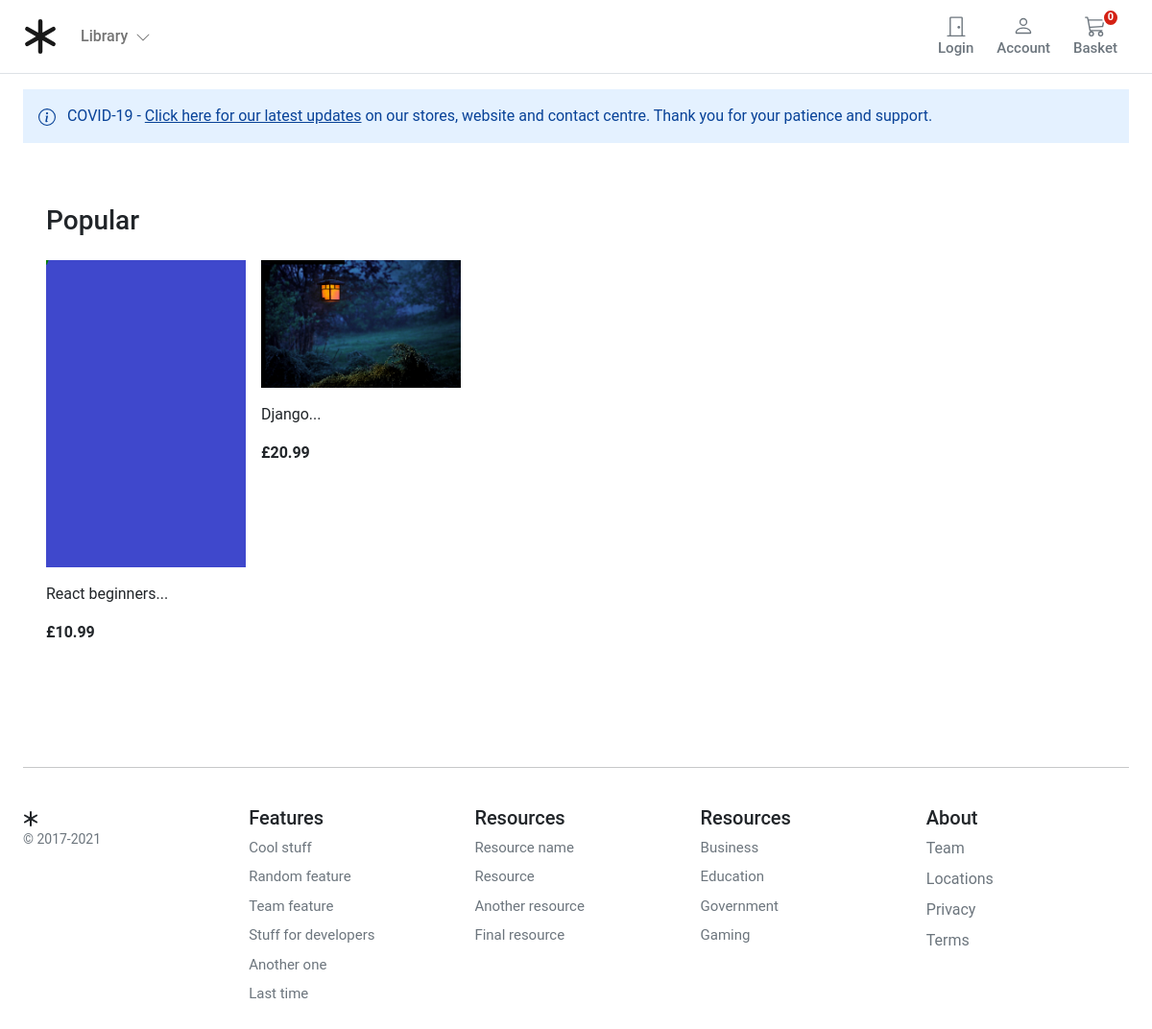
The app's page /, older data.
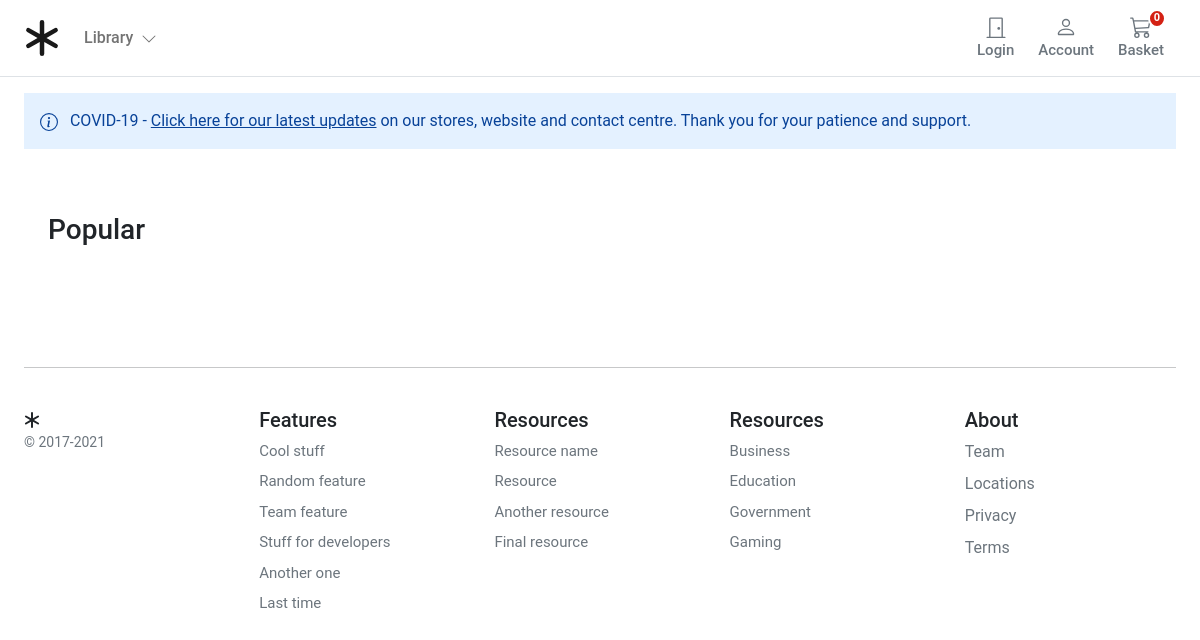
The same page, newer data.
### store/models.py (models this page shows, shortened)
class Product(models.Model):
    category = models.ForeignKey(Category, related_name='products', on_delete=models.CASCADE)
    created_by = models.ForeignKey(get_user_model(), on_delete=models.CASCADE, related_name='product_creator')
    title = models.CharField(max_length=255)
    author = models.CharField(max_length=255, default='admin')
    description = models.TextField(blank=True)
    image = models.ImageField(upload_to='images/', default='images/default.png')
    slug = models.SlugField(max_length=255)
    price = models.DecimalField(max_digits=4, decimal_places=2)
    in_stock = models.BooleanField(default=True)
    is_active = models.BooleanField(default=True)
    created = models.DateTimeField(auto_now_add=True)
    updated = models.DateTimeField(auto_now=True)
    objects = models.Manager()
    products = ProductManager()
    class Meta:
        verbose_name_plural = 'Products'
        ordering = ('-created',)
    def get_absolute_url(self):
        return reverse("store:product_detail", args=[self.slug])

### store/views.py (the view)
# urls.py: path('', views.product_all, name='product_all'),
def product_all(request):
    products = Product.products.all()
    return render(request, 'store/home.html', {'products': products})

### basket/basket.py (called while the page is built)
    def __len__(self):
        return sum(item['qty'] for item in self.basket.values())

### basket/context_processors.py (called while the page is built)
def basket(request):
    return {
        'basket': Basket(request)
    }

### store/context_processors.py (called while the page is built)
def categories(request):
    return {
        'categories': Category.objects.all()
    }

### store/models.py (called while the page is built)
    def get_absolute_url(self):
        return reverse("store:category_list", args=[self.slug])

    def get_queryset(self):
        return super().get_queryset().filter(is_active=True)

### templates/store/home.html (shortened to what this page needs)
{% extends "base.html" %}
{% load static %}
{% block content %}
<main class="pt-3">
    <div class="container">
        <div class="alert alert-primary fw600 rounded-0 border-0 py-3" role="alert">
            COVID-19 - <u>Click here for our latest updates</u> on our stores, website and contact centre. Thank you for
            your patience and support.
        </div>
        <div class="container">
            <div class="row">
                <div class="album py-5">
                    <div class="pb-3">
                        <h1 class="h3">Popular</h1>
                    </div>
                    <div class="row row-cols-1 row-cols-sm-2 row-cols-md-5 g-3">
                        {% for product in products %}
                        <div class="col">
                            <div class="card border-0">
                                <img class="img-fluid" alt="Responsive image" src="{{ product.image.url }}">
                                <div class="card-body px-0">
                                    <p class="card-text">
                                        <a class="text-dark text-decoration-none"
                                            href="{{ product.get_absolute_url }}">{{ product.title|slice:":50" }}...</a>
                                    </p>
                                    <div class="fw-bold">£{{product.price}}</div>
                                </div>
                            </div>
                        </div>
                        {% endfor %}
                    </div>
                </div>
            </div>
        </div>
</main>
{% endblock content %}

### templates/base.html (shortened to what this page needs)
{% load static %}
<!DOCTYPE html>
<html lang="en">
<head>
    <link href="https://cdn.jsdelivr.net/npm/bootstrap@5.0.0-beta1/dist/css/bootstrap.min.css" rel="stylesheet"
>
    <link rel="stylesheet" href="{% static 'core/css/base.css' %}">
    <link rel="stylesheet" href="{% static 'basket/css/basket.css' %}">
</head>
<body>
    <header>
        <nav class="navbar navbar-expand-md navbar-light bg-white border-bottom">
            <div class="container-fluid px-md-4">
                <div class="d-flex w-100 navbar-collapse">
                    <a class="navbar-brand d-flex-inline" href="/">
                    </a>
                    <ul class="navbar-nav me-auto mb-2 mb-md-0">
                        <li class="nav-item dropdown">
                            <a class="nav-link dropdown-toggle d-none d-md-block fw500" href="#" id="navbarDropdown"
                                role="button" data-bs-toggle="dropdown" aria-expanded="false">
                                Library
                                <i class="ps-1"><svg xmlns="http://www.w3.org/2000/svg" width="16" height="16"
                                        fill="currentColor" class="bi bi-chevron-down" viewBox="0 0 16 16">
                                        <path fill-rule="evenodd"
                                            d="M1.646 4.646a.5.5 0 0 1 .708 0L8 10.293l5.646-5.647a.5.5 0 0 1 .708.708l-6 6a.5.5 0 0 1-.708 0l-6-6a.5.5 0 0 1 0-.708z" />
                                    </svg></i>
                            </a>
                        </li>
                    </ul>
                    {% if user.is_authenticated %}
                    <a type="button" role="button" href="{% url 'account:logout' %}"
                        class="btn btn-outline-secondary border-0 basket-btn">
                        <div>
                            <svg xmlns="http://www.w3.org/2000/svg" width="22" height="22" fill="currentColor"
                                class="bi bi-door-closed" viewBox="0 0 16 16">
                                <path
                                    d="M3 2a1 1 0 0 1 1-1h8a1 1 0 0 1 1 1v13h1.5a.5.5 0 0 1 0 1h-13a.5.5 0 0 1 0-1H3V2zm1 13h8V2H4v13z" />
                                <path d="M9 9a1 1 0 1 0 2 0 1 1 0 0 0-2 0z" />
                            </svg>
                        </div>
                        <span class="fs15 fw500">Logout</span>
                    </a>
                    {% else %}
                    <a type="button" role="button" href="#"
                        class="btn btn-outline-secondary border-0 basket-btn">
                        <div>
                            <svg xmlns="http://www.w3.org/2000/svg" width="22" height="22" fill="currentColor"
                                class="bi bi-door-closed" viewBox="0 0 16 16">
                                <path
                                    d="M3 2a1 1 0 0 1 1-1h8a1 1 0 0 1 1 1v13h1.5a.5.5 0 0 1 0 1h-13a.5.5 0 0 1 0-1H3V2zm1 13h8V2H4v13z" />
                                <path d="M9 9a1 1 0 1 0 2 0 1 1 0 0 0-2 0z" />
                            </svg>
                        </div>
                        <span class="fs15 fw500">Login</span>
                    </a>
                    {% endif %}
                    <a type="button" role="button" href=""
                        class="btn btn-outline-secondary border-0 basket-btn">
                        <div>
                        </div>
                        <span class="fs15 fw500">Account</span>
                    </a>
                    <a type="button" role="button" href="{% url "basket:basket_summary" %}"
                        class="btn btn-outline-secondary border-0 basket-btn">
                        {% with total_qty=basket|length %}
                        <div id="basket-qty" class="basket-qty">
                            {% if total_qty > 0 %}
                            {{ total_qty }}
                            {% else %}
                            0
                            {% endif %}
                        </div>
                        {% endwith %}
                        <div>
                        </div>
                        <span class="fs15 fw500">Basket</span>
                    </a>
                </div>
            </div>
        </nav>
    </header>
    <div id="content">
        {% block content %}
        {% endblock content %}
    </div>
    <footer class="container py-5 footer">
        <hr>
        <div class="row pt-4">
            <div class="col-12 col-md">
                <small class="d-block mb-3 text-muted">&copy; 2017-2021</small>
            </div>
            <div class="col-6 col-md fs15">
                <h5>Features</h5>
                <ul class="list-unstyled">
                    <li><a class="link-secondary text-decoration-none" href="#">Cool stuff</a></li>
                    <li><a class="link-secondary text-decoration-none" href="#">Random feature</a></li>
                    <li><a class="link-secondary text-decoration-none" href="#">Team feature</a></li>
                    <li><a class="link-secondary text-decoration-none" href="#">Stuff for developers</a></li>
                    <li><a class="link-secondary text-decoration-none" href="#">Another one</a></li>
                    <li><a class="link-secondary text-decoration-none" href="#">Last time</a></li>
                </ul>
            </div>
            <div class="col-6 col-md fs15">
                <h5>Resources</h5>
                <ul class="list-unstyled">
                    <li><a class="link-secondary text-decoration-none" href="#">Resource name</a></li>
                    <li><a class="link-secondary text-decoration-none" href="#">Resource</a></li>
                    <li><a class="link-secondary text-decoration-none" href="#">Another resource</a></li>
                    <li><a class="link-secondary text-decoration-none" href="#">Final resource</a></li>
                </ul>
            </div>
            <div class="col-6 col-md fs15">
                <h5>Resources</h5>
                <ul class="list-unstyled">
                    <li><a class="link-secondary text-decoration-none" href="#">Business</a></li>
                    <li><a class="link-secondary text-decoration-none" href="#">Education</a></li>
                    <li><a class="link-secondary text-decoration-none" href="#">Government</a></li>
                    <li><a class="link-secondary text-decoration-none" href="#">Gaming</a></li>
                </ul>
            </div>
            <div class="col-6 col-md">
                <h5>About</h5>
                <ul class="list-unstyled">
                    <li><a class="link-secondary text-decoration-none" href="#">Team</a></li>
                    <li><a class="link-secondary text-decoration-none" href="#">Locations</a></li>
                    <li><a class="link-secondary text-decoration-none" href="#">Privacy</a></li>
                    <li><a class="link-secondary text-decoration-none" href="#">Terms</a></li>
                </ul>
            </div>
        </div>
    </footer>
</body>
</html>

### static/core/css/base.css (style rules this page uses)
@media (min-width: 1000px) { .container { max-width: 1000px; } }
@media (max-width: 1200px) { .container { max-width: 100%; padding:0 24px; } }
.dropdown-toggle::after { display: none; }
.alert-primary { background-color: #E4F1FF; }
html, body, p, div { letter-spacing: -0.02px; font-family: 'Roboto', sans-serif; }
.fs15 { font-size: 0.9375rem; }
.fw500 { font-weight: 500; }
.footer > div > div > ul > li { padding-bottom:8px; }

### static/basket/css/basket.css (style rules this page uses)
.basket-qty { color: #fff; background: #d42114; border: 2px solid #fff; border-radius: 50%; text-align: center; font-size: 11px; height: 15px; width: 14px; position: absolute; box-sizing: content-box; font-weight: 600; display: flex; justify-content: center; align-items: center; top: 1px; right: 10px; }
.basket-btn { position: relative; }

Row changes from the older to the newer data that the page shows:
removed Product: image (placeholder picture), title "React beginners", price "10.99"
removed Product: image (picture), title "Django", price "20.99"
